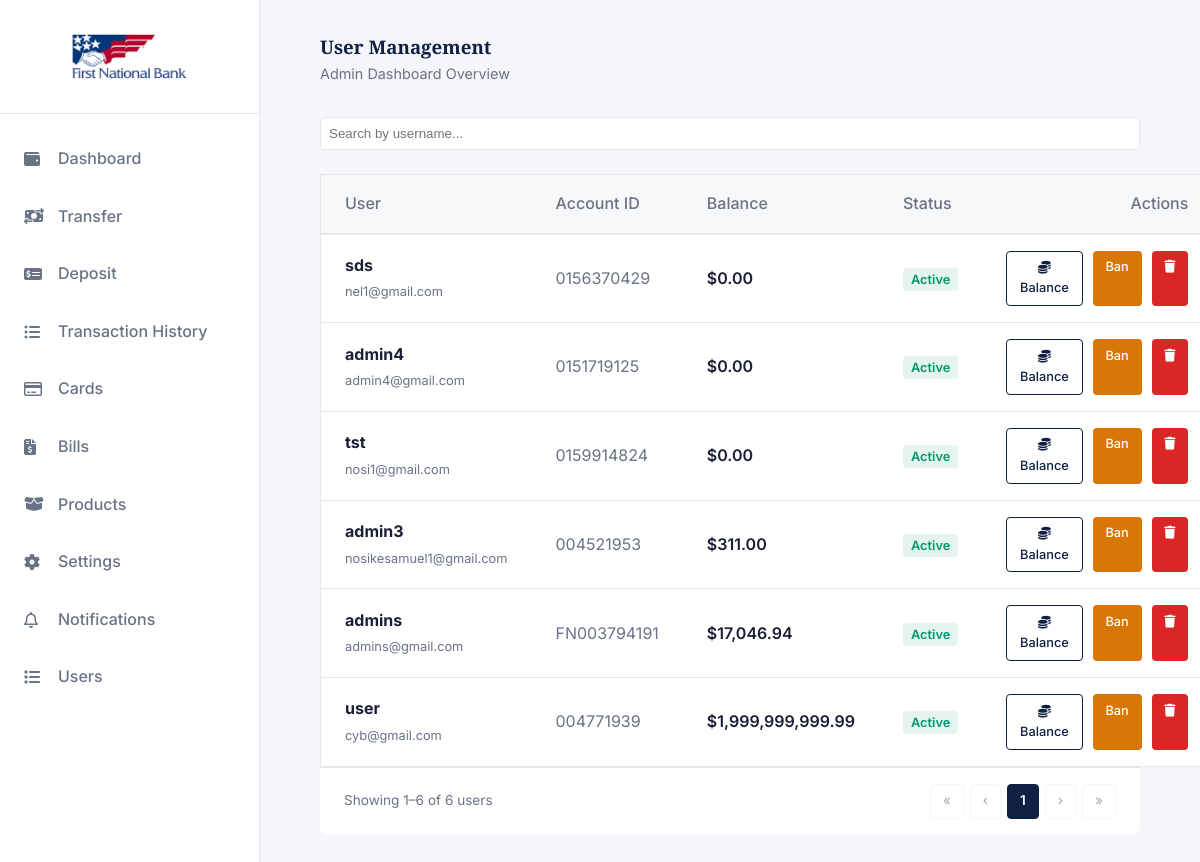
The page /users/ (signed in) on the database as committed earlier.
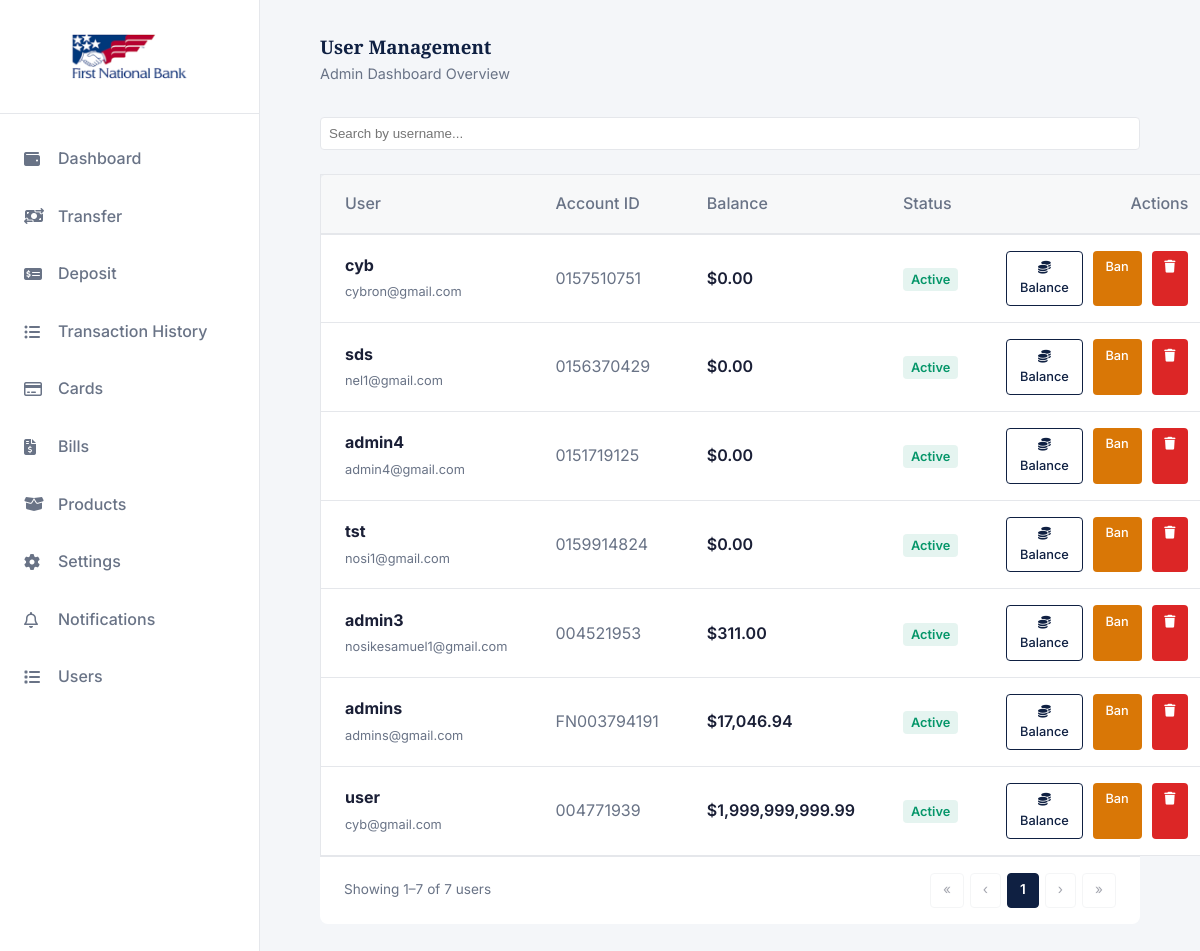
The same page on the database as committed later.
### app/models.py (models this page shows, shortened)
class Account(models.Model):
    class AccountType(models.TextChoices):
        SAVINGS  = "SAVINGS",  "Savings"
        CHECKING = "CHECKING", "Checking"
        WALLET   = "WALLET",   "Wallet"
    class TierType(models.TextChoices):
        TierOne  = "Tier 1",  "Tier 1"
        TierTwo = "Tier 2", "Tier 2"
        TierThree   = "Tier 3",   "Tier 3"
    id             = models.UUIDField(primary_key=True, default=uuid.uuid4, editable=False)
    user           = models.OneToOneField(User, on_delete=models.PROTECT, related_name="account")
    account_genID  = models.CharField(max_length=20, unique=True, db_index=True)
    account_type   = models.CharField(max_length=20, choices=AccountType.choices, default=AccountType.SAVINGS)
    tier           = models.CharField(max_length=20, choices=TierType.choices, default=TierType.TierOne)
    balance        = models.DecimalField(max_digits=18, decimal_places=2, default=0)
    dob            = models.DateField(null=True, blank=True)
    nok_name       = models.CharField(max_length=100, null=True, blank=True)
    nok_contact    = models.CharField(max_length=100, null=True, blank=True)
    address        = models.CharField(max_length=100, null=True, blank=True)
    utility_bill   = CloudinaryField('raw', null=True, blank=True)
    is_active      = models.BooleanField(default=True)
    created_at     = models.DateTimeField(auto_now_add=True)
    updated_at     = models.DateTimeField(auto_now=True)
    pin            = models.CharField(max_length=4, null=True, blank=True)
    class Meta:
        db_table = "accounts"

class User(AbstractUser):
    full_name = models.CharField(max_length=50, blank=True, null=True)
    email = models.EmailField(unique=True)
    phone_number = models.CharField(max_length=20, blank=True)
    is_verified   = models.BooleanField(default=False)
    social_sec = models.CharField(max_length=20)
    country = models.ForeignKey(
        Country,
        null=True, blank=True,
        on_delete=models.SET_NULL,
        related_name="users"
    )
    class Meta:
        db_table = "users"

### app/views.py (the view)
# urls.py: path('users/', userList, name='users'),
@login_required(login_url='accounts:login')
def userList(request):
    accounts = Account.objects.all().order_by('-user')
    paginator = Paginator(accounts, 80)  # 20 per page
    page_number = request.GET.get('page', 1)
    page_obj = paginator.get_page(page_number)
    context = {
        'users': page_obj
    }
    return render(request, 'Admin/users.html', context)

### templates/Admin/users.html (shortened to what this page needs)
{% extends 'base.html' %}
{% load static %}
{% load humanize %}
{% block content %}
<main class="main-content">
    <div class="top-bar">
        <div>
            <h3>User Management</h3>
            <p style="color: var(--text-secondary); font-size: 0.9rem;">Admin Dashboard Overview</p>
        </div>
    </div>
    <div class="card responsive-table" style="padding: 0; border: none; background: transparent; box-shadow: none;">
        <div class="filter-bar">
            <input type="text" id="search-input" placeholder="Search by username..." style="flex: 1;" oninput="searchUsers(this.value)">
        </div>
        <table style="width: 100%; border-collapse: collapse; text-align: left; background: var(--surface-color); border-radius: 8px 8px 0 0; border: 1px solid var(--border-color); border-bottom: none;">
            <thead>
                <tr style="border-bottom: 2px solid var(--border-color); background-color: rgba(15, 32, 66, 0.03);">
                    <th style="padding: 1rem 1.5rem; color: var(--text-secondary); font-weight: 500;">User</th>
                    <th style="padding: 1rem 1.5rem; color: var(--text-secondary); font-weight: 500;">Account ID</th>
                    <th style="padding: 1rem 1.5rem; color: var(--text-secondary); font-weight: 500;">Balance</th>
                    <th style="padding: 1rem 1.5rem; color: var(--text-secondary); font-weight: 500;">Status</th>
                    <th style="padding: 1rem 1.5rem; color: var(--text-secondary); font-weight: 500; text-align: right;">Actions</th>
                </tr>
            </thead>
            <tbody>
                {% for client in users %}
                <tr style="border-bottom: 1px solid var(--border-color);">
                    <td data-label="User" style="padding: 1rem 1.5rem;">
                        <div>
                            {% if client.user.is_active %}
                                <strong>{{ client.user.username }}</strong><br>
                                <span style="font-size: 0.8rem; color: var(--text-secondary);">{{ client.user.email }}</span>
                            {% else %}
                                <div style="background: rgba(220, 38, 38, 0.1); color: var(--danger); padding: 4px 8px; border-radius: 4px; font-size: 0.8rem; font-weight: 600;">
                                    <strong>{{ client.user.username }}</strong><br>
                                    <span style="font-size: 0.8rem; color: var(--text-secondary);">{{ client.user.email }}</span>
                                </div>
                            {% endif %}
                        </div>
                    </td>
                    <td data-label="Account ID" style="padding: 1rem 1.5rem; font-family: var(--font-body); color: var(--text-secondary);">
                        <div>{{ client.account_genID }}</div>
                    </td>
                    <td data-label="Balance" style="padding: 1rem 1.5rem; font-weight: 600;">
                        <div>${{ client.balance|intcomma }}</div>
                    </td>
                    <td data-label="Status" style="padding: 1rem 1.5rem;">
                        <div>
                            {% if client.user.is_active %}
                                <span style="background: rgba(5, 150, 105, 0.1); color: var(--success); padding: 4px 8px; border-radius: 4px; font-size: 0.8rem; font-weight: 600;">Active</span>
                            {% else %}
                                <span style="background: rgba(220, 38, 38, 0.1); color: var(--danger); padding: 4px 8px; border-radius: 4px; font-size: 0.8rem; font-weight: 600;">Banned</span>
                            {% endif %}
                        </div>
                    </td>
                    <td data-label="Actions" class="actions-cell" style="padding: 1rem 1.5rem;">
                        <div class="actions-wrapper">
                            <a href="{% url 'app:change_balance' client.id %}" class="btn btn-outline" style="padding: 0.4rem 0.8rem; font-size: 0.8rem;">
                                <i class="fa-solid fa-coins"></i> Balance
                            </a>
                            {% if client.user.is_active %}
                                <a href="{% url 'app:ban_user' client.user.id %}"
                                   class="btn"
                                   style="background: var(--warning); color: white; padding: 0.4rem 0.8rem; font-size: 0.8rem;"
                                   onclick="return confirm('Ban {{ client.user.username }}?');">Ban</a>
                            {% else %}
                                <a href="{% url 'app:unban_user' client.user.id %}"
                                   class="btn btn-primary"
                                   style="padding: 0.4rem 0.8rem; font-size: 0.8rem;">Unban</a>
                            {% endif %}
                            <a href="{% url 'app:delete_user' client.user.id %}"
                               class="btn"
                               style="background: var(--danger); color: white; padding: 0.4rem 0.8rem; font-size: 0.8rem;"
                               onclick="return confirm('Are you sure you want to permanently delete {{ client.user.username }}?');">
                                <i class="fa-solid fa-trash"></i>
                            </a>
                        </div>
                    </td>
                </tr>
                {% empty %}
                <tr>
                    <td colspan="5" style="text-align: center; padding: 3rem; color: var(--text-secondary);">No users found.</td>
                </tr>
                {% endfor %}
            </tbody>
        </table>
        <div class="pagination-wrapper">
            <div class="pagination-info">
                Showing {{ users.start_index }}–{{ users.end_index }} of {{ users.paginator.count }} users
            </div>
            <div class="pagination-controls">
                {% if users.has_previous %}
                    <a href="?page=1" class="page-btn">«</a>
                    <a href="?page={{ users.previous_page_number }}" class="page-btn">‹</a>
                {% else %}
                    <span class="page-btn disabled">«</span>
                    <span class="page-btn disabled">‹</span>
                {% endif %}
                {% for num in users.paginator.page_range %}
                    {% if users.number == num %}
                        <span class="page-btn active">{{ num }}</span>
                    {% elif num > users.number|add:'-3' and num < users.number|add:'3' %}
                        <a href="?page={{ num }}" class="page-btn">{{ num }}</a>
                    {% endif %}
                {% endfor %}
                {% if users.has_next %}
                    <a href="?page={{ users.next_page_number }}" class="page-btn">›</a>
                    <a href="?page={{ users.paginator.num_pages }}" class="page-btn">»</a>
                {% else %}
                    <span class="page-btn disabled">›</span>
                    <span class="page-btn disabled">»</span>
                {% endif %}
            </div>
        </div>
    </div>
</main>
{% endblock %}

### templates/base.html (shortened to what this page needs)
{% load static %}
<!DOCTYPE html>
<html lang="en">
<head>
    <link rel="stylesheet" href="https://cdnjs.cloudflare.com/ajax/libs/font-awesome/6.4.0/css/all.min.css">
    <link rel="stylesheet" href="{% static 'css/styles.css' %}">
</head>
<body>
    <div class="secure-wrapper">
        <aside class="sidebar">
            <div class="sidebar-header">
                <a href="{% url 'app:dashboard' %}" class="logo-wrapper">
                    <img src="{% static 'images/rm.png' %}" alt="First National Logo" class="brand-logo">
                </a>
            </div>
            <nav class="sidebar-nav">
                <a href="{% url 'app:dashboard' %}"><i class="fa-solid fa-wallet"></i> Dashboard</a>
                <a href="{% url 'app:transfer' %}"><i class="fa-solid fa-money-bill-transfer"></i> Transfer</a>
                <a href="{% url 'app:deposit' %}"><i class="fa-solid fa-money-check-dollar"></i> Deposit</a>
                <a href="{% url 'app:history' %}"><i class="fa-solid fa-list-ul"></i> Transaction History</a>
                <a href="{% url 'app:cards' %}"><i class="fa-regular fa-credit-card"></i> Cards</a>
                <a href="{% url 'app:bills' %}"><i class="fa-solid fa-file-invoice-dollar"></i> Bills</a>
                <a href="{% url 'app:products' %}"><i class="fa-solid fa-box-open"></i> Products</a>
                <a href="{% url 'app:settings' %}"><i class="fa-solid fa-gear"></i> Settings</a>
                <a href="{% url 'app:notifications' %}"><i class="fa-regular fa-bell"></i> Notifications
                </a>
                {% if request.user.is_superuser %}
                <a href="{% url 'app:users' %}"><i class="fa-solid fa-list"></i> Users</a>
                {% endif %}
            </nav>
        </aside>
    {% block content %}
      {% endblock %}
    </div>
</body>
</html>

### static/css/styles.css (style rules this page uses)
:root { --bg-color: #f4f6f9; --surface-color: #ffffff; --text-primary: #1a1f36; --text-secondary: #697386; --brand-primary: #0f2042; --brand-accent: #cba052; --border-color: #e5e7eb; --success: #059669; --danger: #dc2626; --warning: #d97706; --font-heading: 'Playfair Display', serif; --font-body: 'Inter', sans-serif; --sidebar-width: 260px; --transition: all 0.3s ease; }
* { margin: 0; padding: 0; box-sizing: border-box; }
body { font-family: var(--font-body); background-color: var(--bg-color); color: var(--text-primary); line-height: 1.6; transition: background-color var(--transition), color var(--transition); }
h1, h2, h3, h4, .brand-logo { font-family: var(--font-heading); color: var(--brand-primary); }
a { text-decoration: none; color: var(--brand-primary); }
.btn { display: inline-block; padding: 0.75rem 1.5rem; border-radius: 4px; font-weight: 500; cursor: pointer; text-align: center; border: none; transition: var(--transition); }
.btn-outline { border: 1px solid var(--brand-primary); color: var(--brand-primary); background: transparent; }
.card { background-color: var(--surface-color); border: 1px solid var(--border-color); border-radius: 8px; padding: 1.5rem; box-shadow: 0 2px 4px rgba(0,0,0,0.02); }
.secure-wrapper { display: flex; min-height: 100vh; }
.sidebar { width: var(--sidebar-width); background-color: var(--surface-color); border-right: 1px solid var(--border-color); display: flex; flex-direction: column; }
.sidebar-header { padding: 1.5rem; border-bottom: 1px solid var(--border-color); display: flex; align-items: center; justify-content: flex-start; }
.logo-wrapper { display: flex; align-items: center; width: 100%; max-width: 220px; text-decoration: none; }
.brand-logo { width: 100%; height: auto; max-height: 65px; object-fit: contain; display: block; transition: filter var(--transition), opacity var(--transition); }
.sidebar-nav { padding: 1rem 0; flex-grow: 1; }
.sidebar-nav a { display: flex; align-items: center; padding: 1rem 1.5rem; color: var(--text-secondary); font-weight: 500; transition: var(--transition); }
.sidebar-nav a i { width: 24px; margin-right: 10px; }
.main-content { flex: 1; padding: 2rem 5%; overflow-y: auto; }
.top-bar { display: flex; justify-content: space-between; align-items: center; margin-bottom: 2rem; }

### templates/Admin/users.html (style rules this page uses)
.filter-bar { display: flex; gap: 1rem; margin-bottom: 1.5rem; }
.filter-bar input, .filter-bar select { padding: 0.5rem; border: 1px solid var(--border-color); border-radius: 4px; background: var(--surface-color); color: var(--text-primary); }
.actions-wrapper { display: flex; justify-content: flex-end; gap: 10px; }
.pagination-wrapper { display: flex; align-items: center; justify-content: space-between; padding: 1rem 1.5rem; border-top: 1px solid var(--border-color); background: var(--surface-color); border-radius: 0 0 8px 8px; flex-wrap: wrap; gap: 1rem; }
.pagination-info { font-size: 0.85rem; color: var(--text-secondary); }
.pagination-controls { display: flex; gap: 6px; align-items: center; }
.page-btn { padding: 0.35rem 0.75rem; border: 1px solid var(--border-color); border-radius: 4px; background: var(--surface-color); color: var(--text-primary); font-size: 0.85rem; cursor: pointer; text-decoration: none; transition: var(--transition); }
.page-btn.active { background: var(--brand-primary); color: white; border-color: var(--brand-primary); font-weight: 600; }
.page-btn.disabled { opacity: 0.4; pointer-events: none; cursor: not-allowed; }

Rows that differ between the two databases and show on the page:
added Account: user.username "cyb", user.email "cybron@gmail.com", account_genID "0157510751", balance "0.00", shows "Active"
Other text that changed with them:
{{ users.end_index }}: "6" → "7"
{{ users.paginator.count }}: "6" → "7"
